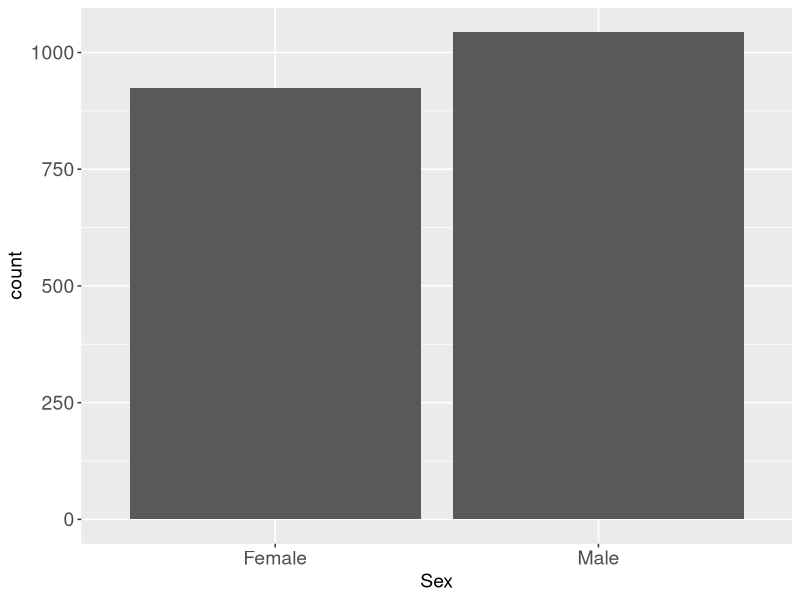
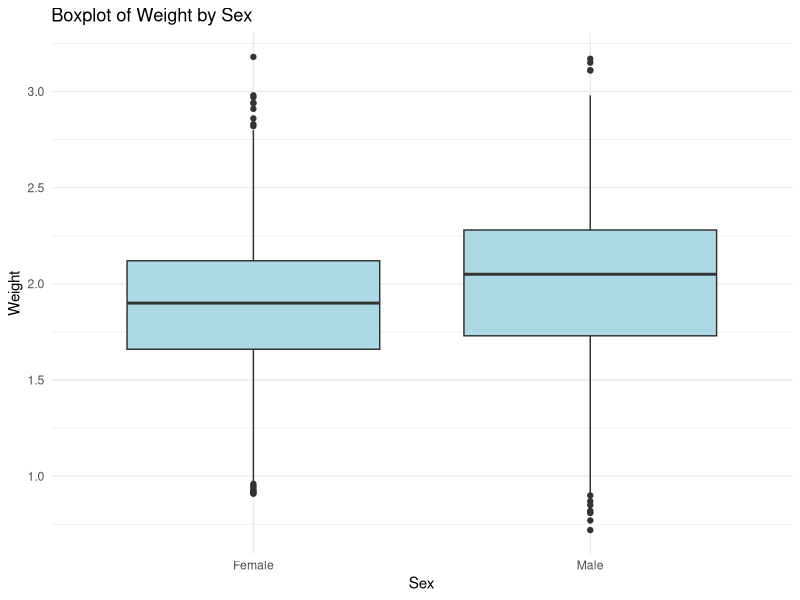
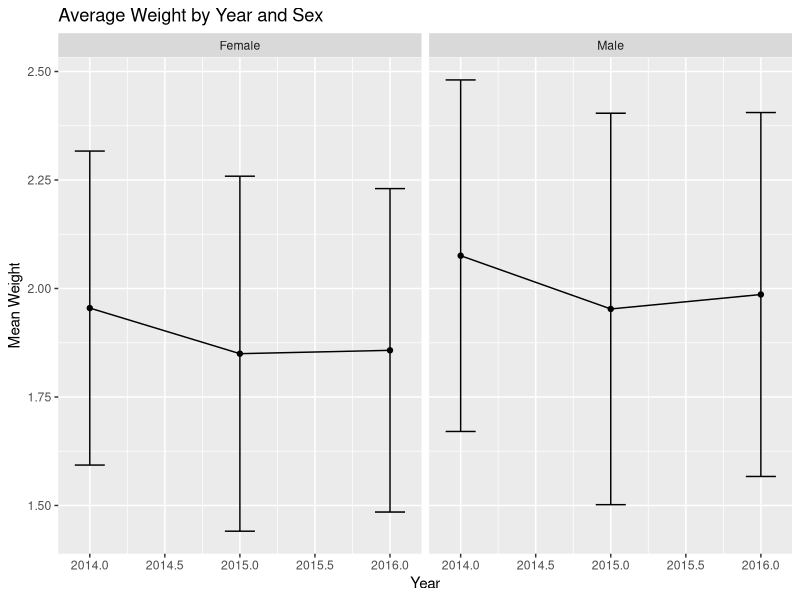
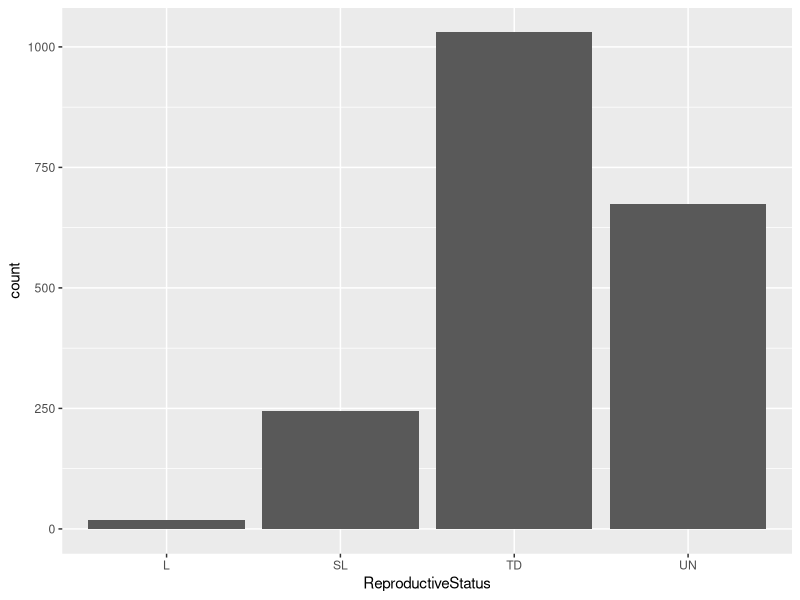
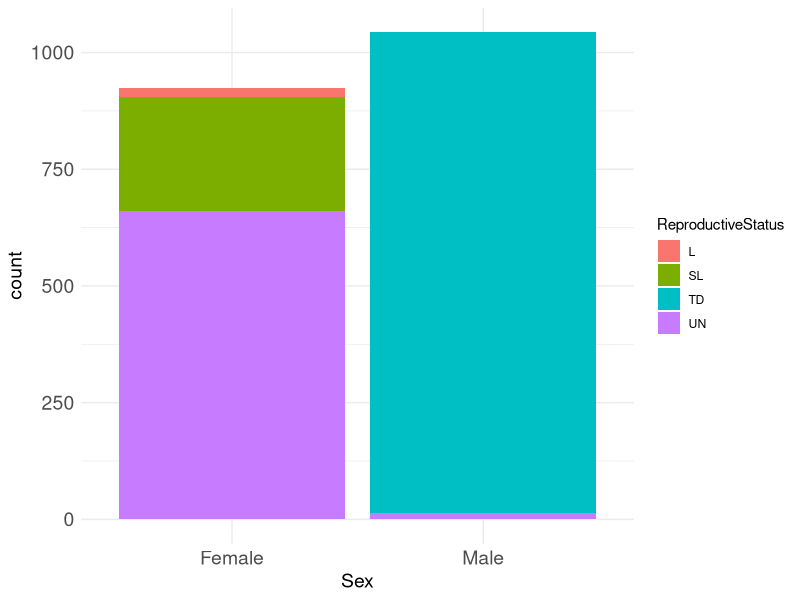
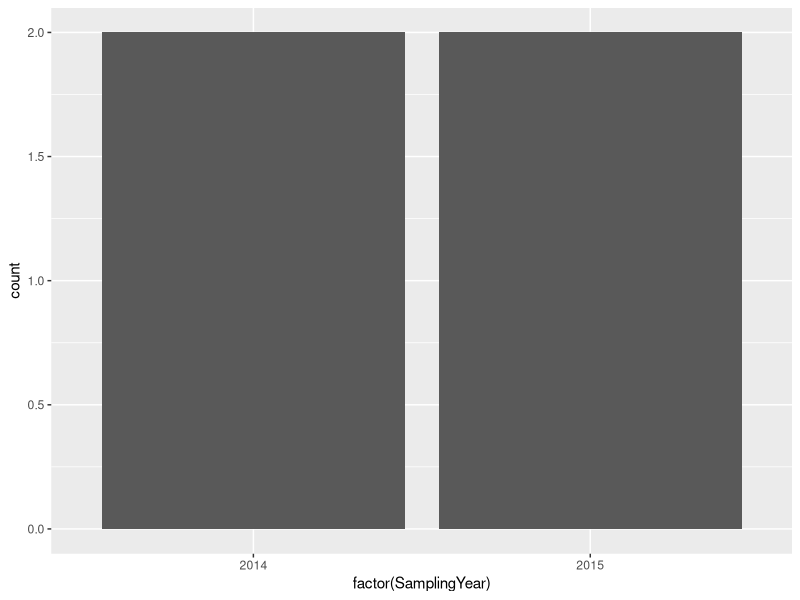

R code for these plots, in order:
## ---- chunk 1
library(tidyverse)
## ---- chunk 2
#| echo: true
# Need to modify to load the file from the location where you downloaded it
df <- read_csv(here::here("data_for_datathon_2014_2016.csv")) # Loads the Data Set into the object df
## ---- chunk 3
df <- df |> mutate( # Will change the variables in the df data set
    Vaccinations = case_when(is.na(Vaccinations) ~ "NV", .default = Vaccinations), # Reclassifies Missing Data in Vaccination as "N" per code book.
    ReproductiveStatus = case_when(is.na(ReproductiveStatus) ~ "UN", .default = ReproductiveStatus), # Reclassifies Missing Data in Vaccination as "N" per code book.
    BodyCondition = case_when( # Begins to modify BodyCondition
        as.character(BodyCondition) == "1" ~ "emaciated", # Changes 1 to emaciated
        as.character(BodyCondition) == "2" ~ "thin", # Changes 2 to thin
        as.character(BodyCondition) == "3" ~ "healthy wild", # Changes 3 to healthy wild 
        as.character(BodyCondition) == "4" ~ "extra fat reserves", # Changes 4 to Extra Fat Reserve
        as.character(BodyCondition) == "5" ~ "extreme fat reserves" # Changes 5 to Extreme Fat Reserves
        )
    )
## ---- chunk 4
summary(df)
## ---- chunk 5
df <- drop_na(df, AgeClass, Weight, BodyCondition) # Removes the missing values (NA) using the variables AgeClass, Weight, and BodyCondition
## ---- chunk 6
nrow(df)
## ---- chunk 7
mean_weight<-mean(df$Weight)
sd_weight<-sd(df$Weight)
mean_weight
sd_weight #printing the values
## ---- chunk 8
count_df <- table(df$Sex) # Using the 'Sex' variable from the `df` data set, we count the frequencies of each category with the table function and storing it in rs_df.
count_df # Printing out the contents of "rs_df"
## ---- chunk 9
prop.table(count_df) # Computing the Proportions of "rs_df"
## ---- chunk 10
ggplot(df) + # Setting up the data to create a plot.
  geom_bar(aes(Sex)) + # Creating a bar chart based on the variable "ReproductiveStatus" 
  theme(axis.title = element_text(size = 14), axis.text = element_text(size = 14))
## ---- chunk 11
ggplot(df, aes(x = Sex, y = Weight)) +
  geom_boxplot(fill = "lightblue") +
  labs(
    title = "Boxplot of Weight by Sex",
    x = "Sex",
    y = "Weight"
  ) + theme_minimal()
## ---- chunk 12
weight_summary <- df %>%
  group_by(Sex) %>%
  summarise(
    mean_weight = mean(Weight),
    sd_weight = sd(Weight),
    .groups = "drop"
  )
weight_summary

## ---- chunk 13
weight_summary_yearly <- df %>%
  group_by(Sex, SamplingYear) %>%
  summarise(
    mean_weight = mean(Weight, na.rm = TRUE),
    sd_weight = sd(Weight, na.rm = TRUE),
    .groups = "drop"
  ) #group the data by Sex and Year and calculate mean and standard deviation of weight
weight_summary_yearly
## ---- chunk 14
ggplot(weight_summary_yearly, aes(x = SamplingYear, y = mean_weight)) +
  geom_line() +
  geom_point() +
  geom_errorbar(aes(ymin = mean_weight - sd_weight,
                    ymax = mean_weight + sd_weight), width = 0.2) +
  facet_wrap(~ Sex) +
  labs(
    title = "Average Weight by Year and Sex",
    y = "Mean Weight",
    x = "Year"
  )
## ---- chunk 15
#Santa Rosa Fox population 

SR_df<-filter(df,Island=="SRI")

#San Miguel Fox population
SM_df<-filter(df,Island=="SMI")

## ---- chunk 16
rs_df <- table(df$ReproductiveStatus) # Using the 'ReproductiveStatus' variable from the `df` data set, we count the frequencies of each category with the table function and storing it in rs_df.
rs_df # Printing out the contents of "rs_df"
## ---- chunk 17
prop.table(rs_df) # Computing the Proportions of "rs_df"
## ---- chunk 18
ggplot(df) + # Setting up the data to create a plot.
  geom_bar(aes(ReproductiveStatus)) # Creating a bar chart based on the variable "ReproductiveStatus"
## ---- chunk 19
xy_df <- table(df$ReproductiveStatus, df$Sex)
# Use the variables "ReproductiveStatus" and "Sex" from the "df" data set
# Use the table function to compute the crosstabs
# Store the results in the xy_df object

xy_df # Print results out
## ---- chunk 20
prop.table(xy_df)
## ---- chunk 21
ggplot(df) +
  geom_bar(aes(Sex, fill = ReproductiveStatus)) +
  theme_minimal() +
  theme(axis.title = element_text(size = 14), axis.text = element_text(size = 14))
## ---- chunk 22
library(knitr)
knitr::kable(df[which(df$Pittag==989001000124022),])
## ---- chunk 23
df |> filter(Pittag==989001000415721) |>    # filter by pit tag
  ggplot() + geom_bar(aes(factor(SamplingYear))) # then plot only those rows
